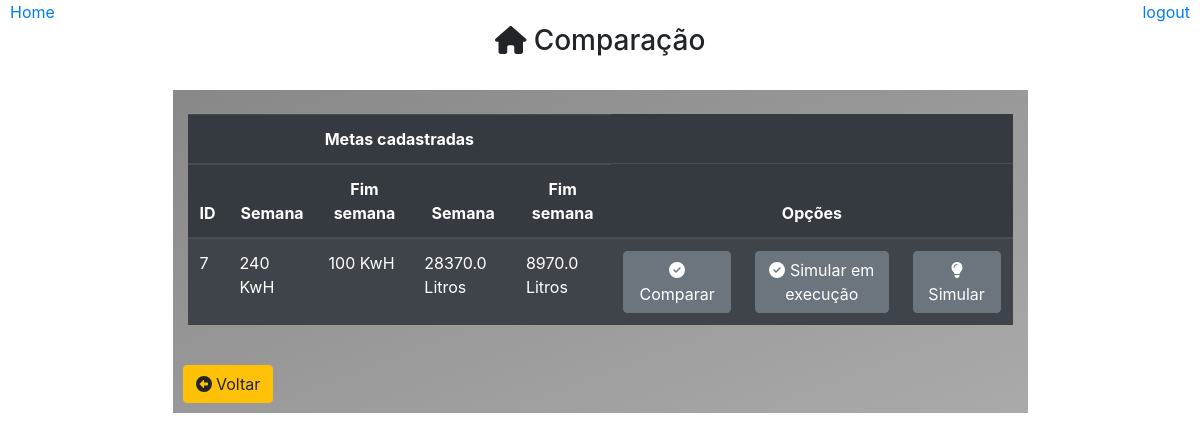
Before: /simular/selecionar/meta?casa_id=1 with the older database file.
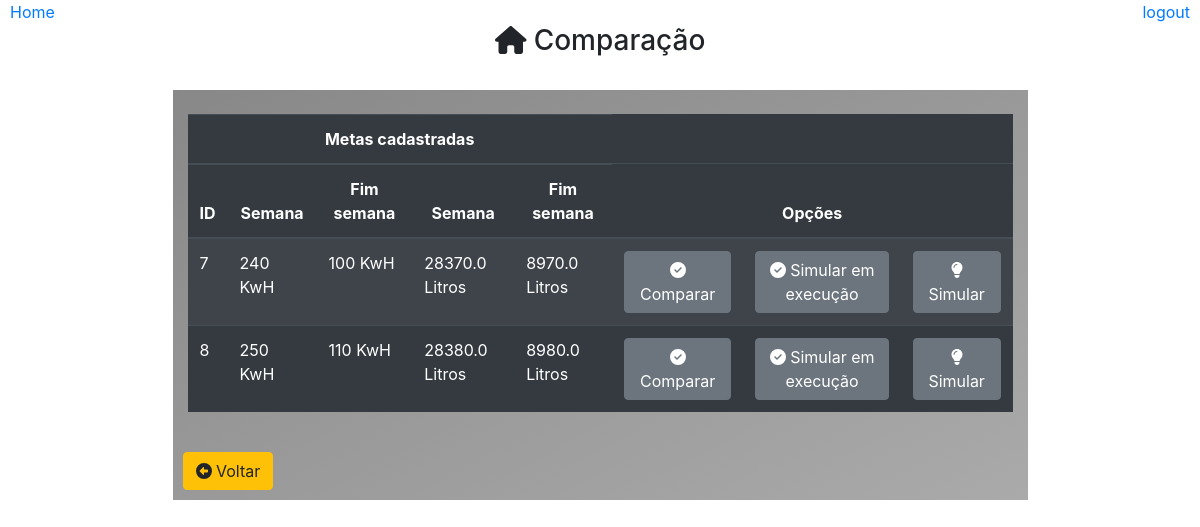
After: the same page with the newer database file.
### core/models.py (models this page shows)
class MetaTreino(models.Model):
    casa = models.ForeignKey(Casa,on_delete=models.CASCADE)
    mes = models.CharField(max_length=30)
    reduzir_agua_semana = models.FloatField(default=0)
    reduzir_agua_feriado = models.FloatField(default=0)
    reduzir_energia_semana = models.FloatField(default=0)
    reduzir_energia_feriado = models.FloatField(default=0)
    class Meta:
        db_table = 'meta_treino'

### core/pages/comparar/views.py (the view)
# urls.py: path('simular/selecionar/meta', comparar.Exibir),
def Exibir(request):
    casa_id = request.GET.get('casa_id')
    if casa_id:
        casa = Casa.objects.get(id=casa_id)
        metas = MetaTreino.objects.filter(
            casa = casa
        )
        for item in metas:
            item.reduzir_energia_semana = round(item.reduzir_energia_semana /1000) #converto para Kwh
            item.reduzir_energia_feriado = round(item.reduzir_energia_feriado /1000)
            grupo = GrupoCoeficiente.objects.filter(meta_treino = item, gerador = "Algoritmo genetico").first()
            if grupo is None:
                item.treino = False
            else:
                item.treino = True
    dados = {
        'titulo':'Comparacoes',
        'casa': casa,
        'metas': metas,
    }
    return render(request, 'simulacao/comparar/menu.html',dados)

### templates/simulacao/comparar/menu.html (shortened to what this page needs)
{% extends "model-page.html" %}
{% block content %}
    <div align='center'>
        <br>
        <h3><i class="fas fa-home"></i> Comparação </h3><br>
        <div class="container">
            <div class="row">
                <div class="col col-6 col-sm-6 col-md-4 col-lg-9 col-xs-4 container box-gray">
                   <br>
                    {% if metas %}
                        <table class="table table-striped table-dark">
                            <thead>
                                <tr align="center">
                                    <th colspan="5">Metas cadastradas</th>
                                </tr>
                                <tr align="center">
                                    <th>ID</th>
                                    <th>Semana</th>
                                    <th>Fim semana</th>
                                    <th>Semana</th>
                                    <th>Fim semana</th>
                                    <th colspan="3">Opções</th>
                                </tr>
                             </thead>
                            {% for item in metas %}
                                <tr>
                                    <td>
                                        {{item.id}}
                                    </td>
                                    <td>
                                        {{item.reduzir_energia_semana}} KwH
                                    </td>
                                    <td>
                                        {{item.reduzir_energia_feriado}} KwH
                                    </td>
                                    <td>
                                        {{item.reduzir_agua_semana}} Litros
                                    </td>
                                    <td>
                                        {{item.reduzir_agua_feriado}} Litros
                                    </td>
                                    <td>
                                        <form action="/simular/selecionar/coeficientes" method="GET">
                                            <button type="submit" class="btn btn-secondary">
                                                <i class="fas fa-check-circle"></i>
                                                Comparar
                                            </button>
                                        </form>
                                    </td>
                                    <td>
                                        <form action="/simular/excecucao/selecionar/coeficientes" method="GET">
                                            <button type="submit" class="btn btn-secondary">
                                                <i class="fas fa-check-circle"></i>
                                                Simular em execução
                                            </button>
                                        </form>
                                    </td>
                                    <td>
                                        <form action="/simular/selecionar/executar" method="GET">
                                            <button type="submit" class="btn btn-secondary">
                                                <i class="fas fa-lightbulb"></i> Simular
                                            </button>
                                        </form>
                                    </td>
                                </tr>
                            {% endfor %}
                        </table>
                    {% else %}
                        <strong>
                            Ação nescessaria, gerar categorias para executar o treino
                        </strong>
                    {% endif %}
                    <br>
                    <a type="button" class="btn btn-warning" style="position: absolute; left: 10px;" href="/simular/meses/?id={{casa.id}}">
                        <i class='fas fa-arrow-alt-circle-left'></i> Voltar
                    </a><br><br>
                </div>
            </div>
        </div>
    </div>
{% endblock %}

Changed rows visible on the page:
added MetaTreino: id "8", reduzir_energia_semana "250", reduzir_energia_feriado "110", reduzir_agua_semana "28380.0", reduzir_agua_feriado "8980.0"
